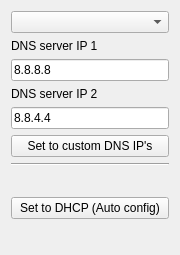
<?xml version="1.0" encoding="UTF-8"?>
<ui version="4.0">
 <class>Widget</class>
 <widget class="QWidget" name="Widget">
  <property name="geometry">
   <rect>
    <x>0</x>
    <y>0</y>
    <width>180</width>
    <height>255</height>
   </rect>
  </property>
  <property name="windowTitle">
   <string>DNSmagician</string>
  </property>
  <layout class="QGridLayout" name="gridLayout_2">
   <item row="2" column="0">
    <layout class="QVBoxLayout" name="verticalLayout">
     <item>
      <widget class="QLabel" name="label">
       <property name="text">
        <string>DNS server IP 1</string>
       </property>
      </widget>
     </item>
     <item>
      <widget class="QLineEdit" name="Server1">
       <property name="text">
        <string>8.8.8.8</string>
       </property>
      </widget>
     </item>
     <item>
      <widget class="QLabel" name="label_2">
       <property name="text">
        <string>DNS server IP 2</string>
       </property>
      </widget>
     </item>
     <item>
      <widget class="QLineEdit" name="Server2">
       <property name="text">
        <string>8.8.4.4</string>
       </property>
      </widget>
     </item>
     <item>
      <widget class="QPushButton" name="SetCustomDNS">
       <property name="text">
        <string>Set to custom DNS IP's</string>
       </property>
      </widget>
     </item>
    </layout>
   </item>
   <item row="3" column="0">
    <widget class="Line" name="line">
     <property name="orientation">
      <enum>Qt::Horizontal</enum>
     </property>
    </widget>
   </item>
   <item row="4" column="0">
    <layout class="QVBoxLayout" name="verticalLayout_2">
     <item>
      <spacer name="verticalSpacer">
       <property name="orientation">
        <enum>Qt::Vertical</enum>
       </property>
       <property name="sizeHint" stdset="0">
        <size>
         <width>20</width>
         <height>40</height>
        </size>
       </property>
      </spacer>
     </item>
     <item>
      <widget class="QPushButton" name="SetDHCP">
       <property name="text">
        <string>Set to DHCP (Auto config)</string>
       </property>
      </widget>
     </item>
     <item>
      <spacer name="verticalSpacer_2">
       <property name="orientation">
        <enum>Qt::Vertical</enum>
       </property>
       <property name="sizeHint" stdset="0">
        <size>
         <width>20</width>
         <height>40</height>
        </size>
       </property>
      </spacer>
     </item>
    </layout>
   </item>
   <item row="0" column="0">
    <widget class="QComboBox" name="InterfaceSelect"/>
   </item>
  </layout>
 </widget>
 <layoutdefault spacing="6" margin="11"/>
 <resources/>
 <connections/>
</ui>
